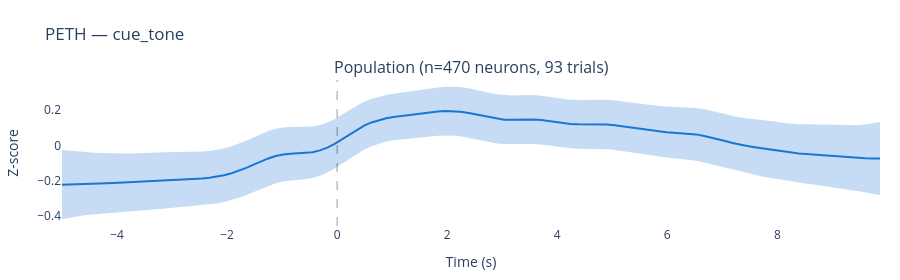
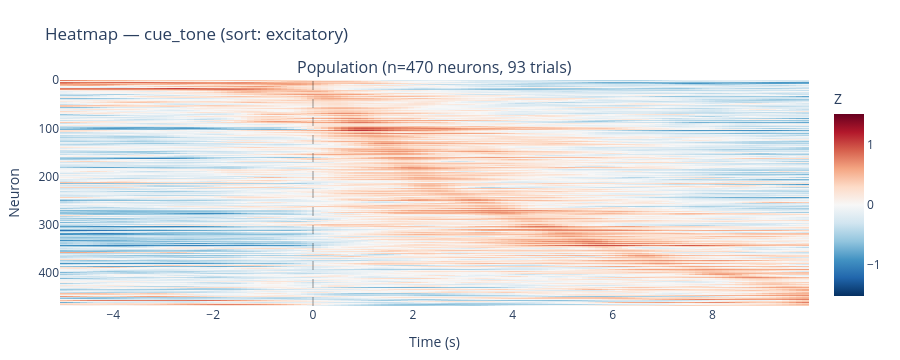
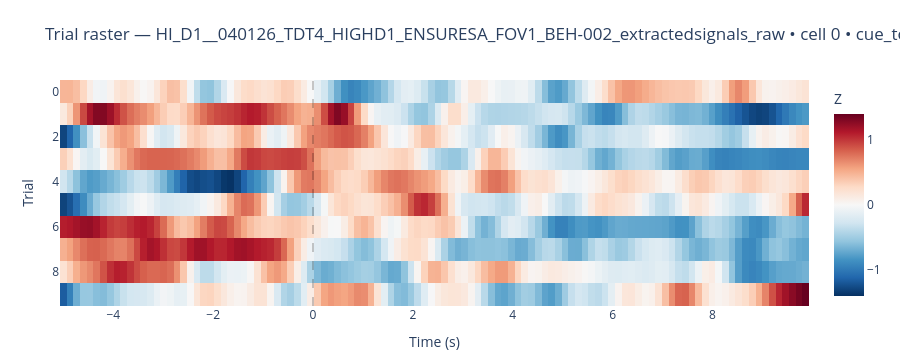

Notebook code cell kept with these figures, in order:
### Code cell
# Pull current picker values, build the pipeline, compute, plot.
_v = _picker_values()
_eff_fps = next(iter(next(iter(SAMPLES_BY_GROUP.values())))).effective_fps if SAMPLES_BY_GROUP else FPS / FRAME_AVERAGING

_pipeline = build_default_pipeline(
    effective_fps=_eff_fps,
    dfof_pct=_v["dfof_pct"],
    zscore_window_ms=ZSCORE_WINDOW_MS,
    smoothing_sigma=_v["smoothing_sigma"],
    enable_dfof=_v["enable_dfof"],
    enable_zscore=_v["enable_zscore"],
    enable_smooth=_v["enable_smooth"],
)

_result = compute_for_view(
    SAMPLES_BY_GROUP,
    event_label=_v["event_label"],
    view_level=_v["view_level"],
    pre_s=_v["pre_s"],
    post_s=_v["post_s"],
    buffer_ms=_v["buffer_ms"],
    min_trials=MIN_TRIALS,
    pipeline=_pipeline,
    enable_zscore=_v["enable_zscore"],
)

print(f"Computed {len(_result['plots'])} plot(s) for '{_v['event_label']}' "
      f"at view='{_v['view_level']}'.")

plot_peth(_result).show()
plot_heatmap(_result, sort_method=_v["sort_method"], enable_zscore=_v["enable_zscore"]).show()

# Single-cell raster -- pick the first sample of the first group, cell 0.
if SAMPLES_BY_GROUP:
    _first_sample = next(iter(next(iter(SAMPLES_BY_GROUP.values()))))
    plot_trial_raster(
        _first_sample, _v["event_label"], cell_id=0,
        pre_s=_v["pre_s"], post_s=_v["post_s"], buffer_ms=_v["buffer_ms"],
        pipeline=_pipeline, enable_zscore=_v["enable_zscore"],
    ).show()
